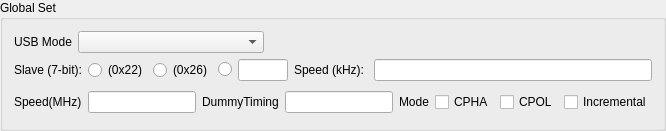
    <widget class="QGroupBox" name="groupBox_3">
     <property name="sizePolicy">
      <sizepolicy hsizetype="Preferred" vsizetype="Expanding">
       <horstretch>0</horstretch>
       <verstretch>0</verstretch>
      </sizepolicy>
     </property>
     <property name="maximumSize">
      <size>
       <width>16777215</width>
       <height>150</height>
      </size>
     </property>
     <property name="title">
      <string>Global Set</string>
     </property>
     <layout class="QVBoxLayout" name="verticalLayout_3">
      <item>
       <layout class="QHBoxLayout" name="horizontalLayout_13">
        <item>
         <widget class="QLabel" name="label_17">
          <property name="text">
           <string>USB Mode</string>
          </property>
         </widget>
        </item>
        <item>
         <widget class="QComboBox" name="comboBox">
          <property name="minimumSize">
           <size>
            <width>186</width>
            <height>0</height>
           </size>
          </property>
         </widget>
        </item>
        <item>
         <spacer name="horizontalSpacer_4">
          <property name="orientation">
           <enum>Qt::Orientation::Horizontal</enum>
          </property>
          <property name="sizeHint" stdset="0">
           <size>
            <width>40</width>
            <height>20</height>
           </size>
          </property>
         </spacer>
        </item>
       </layout>
      </item>
      <item>
       <widget class="QWidget" name="globalI2cSettings" native="true">
        <layout class="QHBoxLayout" name="horizontalLayout">
         <property name="leftMargin">
          <number>0</number>
         </property>
         <property name="topMargin">
          <number>0</number>
         </property>
         <property name="rightMargin">
          <number>0</number>
         </property>
         <property name="bottomMargin">
          <number>0</number>
         </property>
         <item>
          <widget class="QLabel" name="label_14">
           <property name="text">
            <string>Slave (7-bit):</string>
           </property>
          </widget>
         </item>
         <item>
          <widget class="QRadioButton" name="globalI2cSlaveRadio1">
           <property name="text">
            <string>(0x22)</string>
           </property>
          </widget>
         </item>
         <item>
          <widget class="QRadioButton" name="globalI2cSlaveRadio2">
           <property name="text">
            <string>(0x26)</string>
           </property>
          </widget>
         </item>
         <item>
          <widget class="QRadioButton" name="globalI2cSlaveRadio3">
           <property name="text">
            <string/>
           </property>
          </widget>
         </item>
         <item>
          <widget class="QLineEdit" name="globalCustomI2cSlaveEdit">
           <property name="enabled">
            <bool>true</bool>
           </property>
           <property name="sizePolicy">
            <sizepolicy hsizetype="Fixed" vsizetype="Fixed">
             <horstretch>0</horstretch>
             <verstretch>0</verstretch>
            </sizepolicy>
           </property>
           <property name="maximumSize">
            <size>
             <width>50</width>
             <height>16777215</height>
            </size>
           </property>
          </widget>
         </item>
         <item>
          <widget class="QLabel" name="label_18">
           <property name="text">
            <string>Speed (kHz): </string>
           </property>
          </widget>
         </item>
         <item>
          <widget class="QLineEdit" name="globalI2cSpeed"/>
         </item>
        </layout>
       </widget>
      </item>
      <item>
       <widget class="QWidget" name="globalSpiSettings" native="true">
        <layout class="QHBoxLayout" name="horizontalLayout_2">
         <property name="leftMargin">
          <number>0</number>
         </property>
         <property name="topMargin">
          <number>0</number>
         </property>
         <property name="rightMargin">
          <number>0</number>
         </property>
         <property name="bottomMargin">
          <number>0</number>
         </property>
         <item>
          <widget class="QLabel" name="label_26">
           <property name="sizePolicy">
            <sizepolicy hsizetype="Preferred" vsizetype="Preferred">
             <horstretch>0</horstretch>
             <verstretch>0</verstretch>
            </sizepolicy>
           </property>
           <property name="minimumSize">
            <size>
             <width>0</width>
             <height>30</height>
            </size>
           </property>
           <property name="text">
            <string>Speed(MHz)</string>
           </property>
          </widget>
         </item>
         <item>
          <widget class="QLineEdit" name="globalSpiSpeedEdit"/>
         </item>
         <item>
          <widget class="QLabel" name="label_27">
           <property name="minimumSize">
            <size>
             <width>0</width>
             <height>30</height>
            </size>
           </property>
           <property name="text">
            <string>DummyTiming</string>
           </property>
          </widget>
         </item>
         <item>
          <widget class="QLineEdit" name="globalSpiTimingEdit"/>
         </item>
         <item>
          <widget class="QLabel" name="label_25">
           <property name="sizePolicy">
            <sizepolicy hsizetype="Preferred" vsizetype="Preferred">
             <horstretch>0</horstretch>
             <verstretch>0</verstretch>
            </sizepolicy>
           </property>
           <property name="minimumSize">
            <size>
             <width>0</width>
             <height>30</height>
            </size>
           </property>
           <property name="text">
            <string>Mode</string>
           </property>
          </widget>
         </item>
         <item>
          <layout class="QHBoxLayout" name="horizontalLayout_15">
           <item>
            <widget class="QCheckBox" name="globalSpiCphaCheck">
             <property name="text">
              <string>CPHA</string>
             </property>
            </widget>
           </item>
           <item>
            <widget class="QCheckBox" name="globalSpiCpolCheck">
             <property name="text">
              <string>CPOL</string>
             </property>
            </widget>
           </item>
          </layout>
         </item>
         <item>
          <widget class="QCheckBox" name="globalSpiIncrementalCheck">
           <property name="text">
            <string>Incremental</string>
           </property>
          </widget>
         </item>
        </layout>
       </widget>
      </item>
     </layout>
    </widget>
